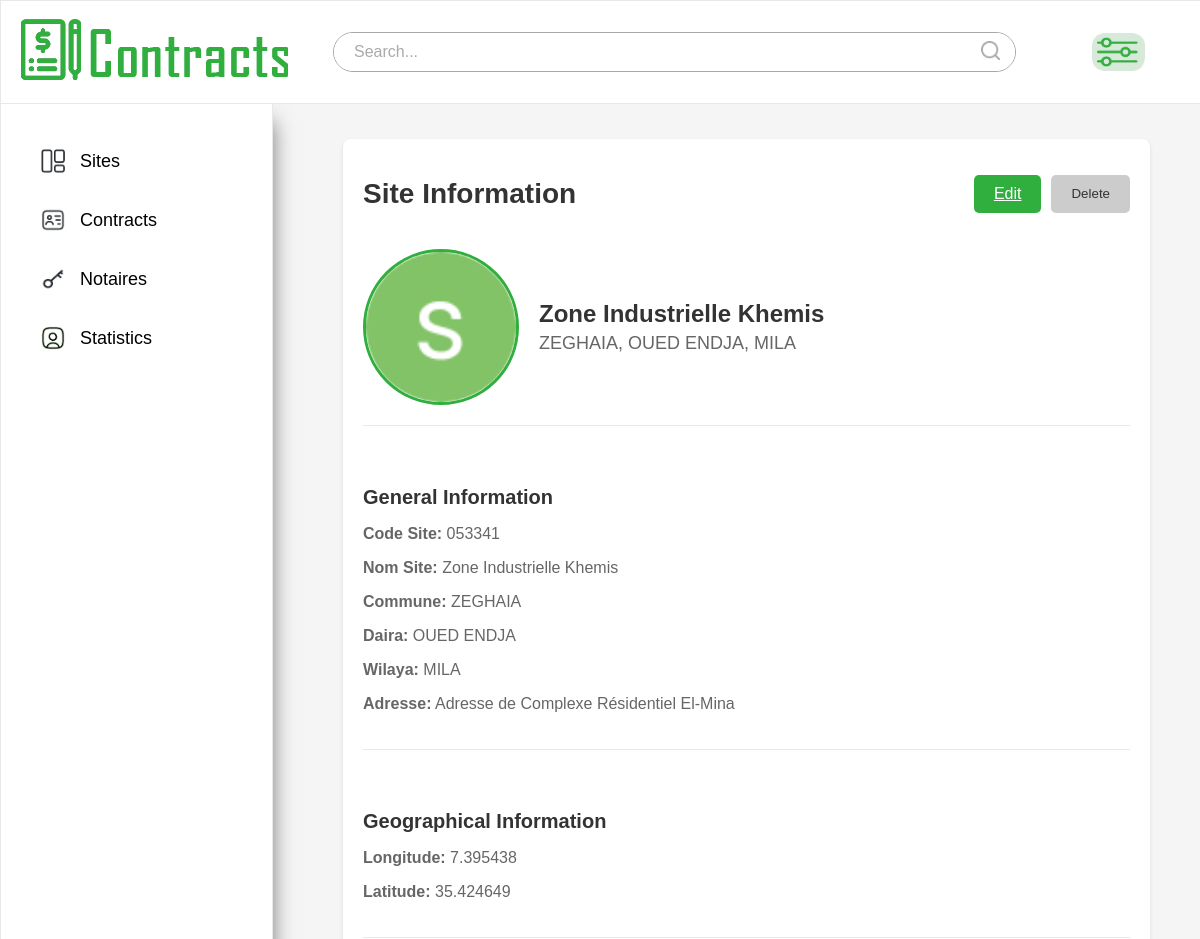
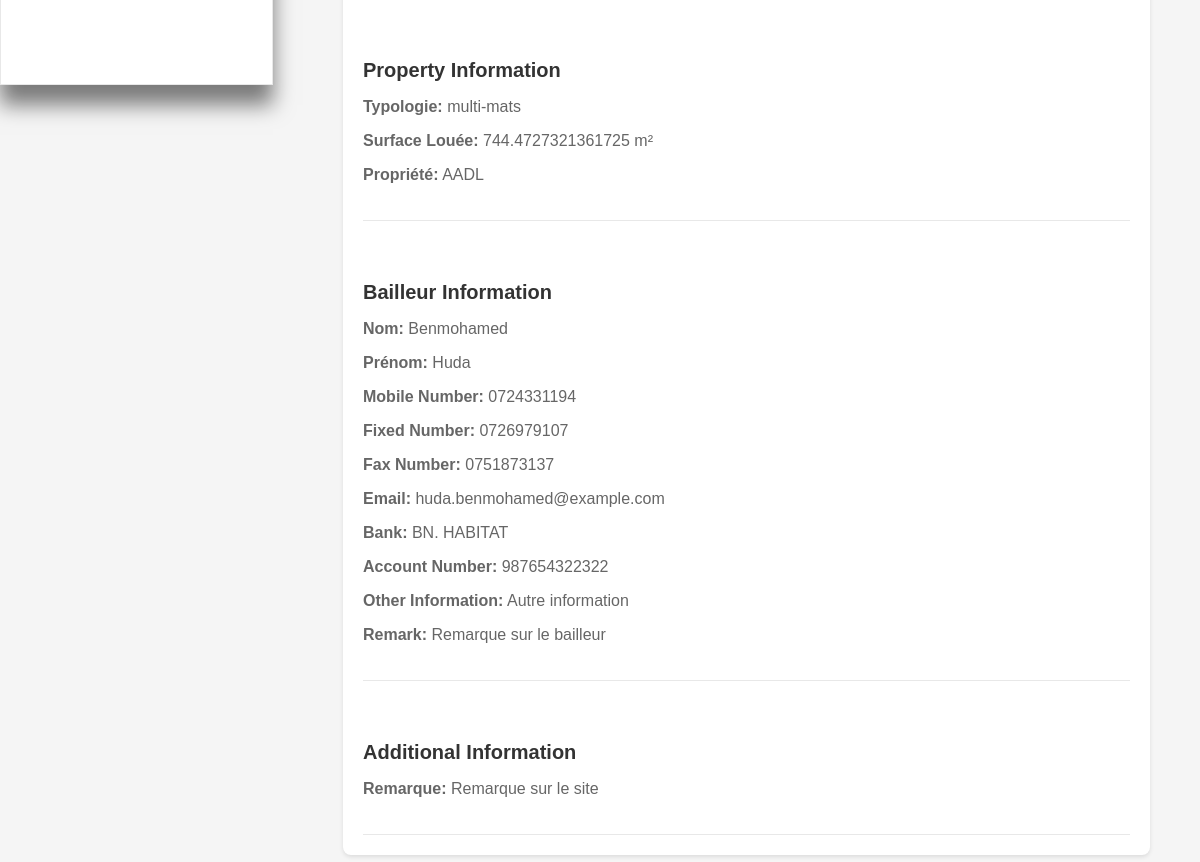
/site/21/, run on the app's committed database (2 pictures, top to bottom).
### app1/models.py (models this page shows, shortened)
class Site(models.Model):
    code_site = models.CharField(max_length=100, unique=True)
    nom_site = models.CharField(max_length=255)
    commune = models.ForeignKey(Commune, on_delete=models.CASCADE)
    daira = models.ForeignKey(Daira, on_delete=models.CASCADE)
    wilaya = models.ForeignKey(Wilaya, on_delete=models.CASCADE)
    longitude = models.FloatField()
    latitude = models.FloatField()
    typologie = models.CharField(max_length=255)
    surface_louee = models.FloatField()
    propriete = models.CharField(max_length=255, choices=PROPRIETE_SITE_CHOICES)
    adresse = models.CharField(max_length=255)
    bailleur = models.ForeignKey(Bailleur, on_delete=models.CASCADE)
    remarque = models.TextField(blank=True, null=True)

class Commune(models.Model):
    name = models.CharField(max_length=100)
    daira = models.ForeignKey(Daira, on_delete=models.CASCADE)
    wilaya = models.ForeignKey(Wilaya, on_delete=models.CASCADE)

class Daira(models.Model):
    name = models.CharField(max_length=100)
    wilaya = models.ForeignKey(Wilaya, on_delete=models.CASCADE)

class Wilaya(models.Model):
    name = models.CharField(max_length=100)

class Bailleur(models.Model):
    nom_bailleur = models.CharField(max_length=255)
    prenom_bailleur = models.CharField(max_length=255)
    num_mobile = models.CharField(max_length=20)
    num_fixe = models.CharField(max_length=20, blank=True, null=True)
    num_fax = models.CharField(max_length=20, blank=True, null=True)
    courriel = models.EmailField()
    banque = models.CharField(max_length=255, choices=[
        ("AGB", "AGB"), ("Algérie Poste (CCP)", "Algérie Poste (CCP)"), ("ASBA", "ASBA"),
        ("B. ABC", "B. ABC"), ("B. EL BARAKA", "B. EL BARAKA"), ("BADR", "BADR"),
        ("BDL", "BDL"), ("BEA", "BEA"), ("BN. HABITAT", "BN. HABITAT"), ("BNA", "BNA"),
        ("BNP PARIS BAS AL DJAZAIR", "BNP PARIS BAS AL DJAZAIR"), ("CNEP", "CNEP"),
        ("CPA", "CPA"), ("FRANSABANK EL DJAZAIR", "FRANSABANK EL DJAZAIR"), ("HBTF", "HBTF"),
        ("HSBC", "HSBC"), ("NATIXIS", "NATIXIS"), ("SOCIETE GENERALE", "SOCIETE GENERALE"),
        ("TBA", "TBA")
    ])
    num_compte = models.CharField(max_length=50, blank=True, null=True)
    autre = models.CharField(max_length=255, blank=True, null=True)
    remarque = models.TextField(blank=True, null=True)

### app1/views.py (the view)
# urls.py: path('site/<int:id>/', views.site_detail, name='site_detail'),
def site_detail(request, id):          #displays site profile
    site = get_object_or_404(Site, id=id)
    return render(request, 'sites/siteprofile2.html', {'site': site})

### app1/templates/sites/siteprofile2.html (shortened to what this page needs)
{% load static %}
<!DOCTYPE html>
<html lang="en">
<head>
    <link rel="stylesheet" href="{% static 'css/tester2.css' %}">
</head>
<body>
    <nav class="navbar">
        <div class="logo">
            <a href="{% url 'sitess' %}"><img src="{% static 'images/company8.png' %}" alt="Logo"></a>
        </div>
        <div class="search-bar">
            <button type="submit"><img src="{% static 'images/search.png' %}" alt="Search"></button>
            <input type="text" placeholder="Search...">
        </div>
        <div class="filter">
            <button type="button" id="filterButton"><img src="{% static 'images/fil5.png' %}" alt="Filter"></button>
        </div>
    </nav>
    <div class="container">
        <aside class="sidebar">
            <ul>
                <li><a href="{% url 'sitess' %}"><img src="{% static 'images/sites.png' %}" alt="Dashboard Default" class="default-img"><img src="{% static 'images/sites5.png' %}" alt="Dashboard Hover" class="hover-img">Sites</a></li>
                <li><a href="{% url 'contrats' %}"><img src="{% static 'images/conts.png' %}" alt="Profile Default" class="default-img"><img src="{% static 'images/conts5.png' %}" alt="Profile Hover" class="hover-img">Contracts</a></li>
                <li><a href="{% url 'notaires' %}"><img src="{% static 'images/not.png' %}" alt="Messages Default" class="default-img"><img src="{% static 'images/not5.png' %}" alt="Messages Hover" class="hover-img">Notaires</a></li>
                <li><a href="{% url 'calculate_statistics' %}"><img src="{% static 'images/sett2.png' %}" alt="Settings Default" class="default-img">Statistics</a></li>
            </ul>
        </aside>
        <main class="main-content">
            <div class="content-container">
                <header class="content-header">
                    <h1>Site Information</h1>
                    <div class="action-buttons">
                        <a href="{% url 'modsitee' site.id %}" class="btn-primary">Edit</a>
                        <button id="createButton" class="btn-secondary">Delete</button>
                    </div>
                </header>
                <section class="section profile-section">
                    <div class="profile-header">
                        <img src="{% static 'images/profile.png' %}" alt="Site Picture" class="profile-picture">
                        <div class="profile-details">
                            <h2>{{ site.nom_site }}</h2>
                            <p>{{ site.commune.name }}, {{ site.daira.name }}, {{ site.wilaya.name }}</p>
                        </div>
                    </div>
                    <div class="profile-info">
                        <h3>General Information</h3>
                        <p><strong>Code Site:</strong> {{ site.code_site }}</p>
                        <p><strong>Nom Site:</strong> {{ site.nom_site }}</p>
                        <p><strong>Commune:</strong> {{ site.commune.name }}</p>
                        <p><strong>Daira:</strong> {{ site.daira.name }}</p>
                        <p><strong>Wilaya:</strong> {{ site.wilaya.name }}</p>
                        <p><strong>Adresse:</strong> {{ site.adresse }}</p>
                    </div>
                    <div class="profile-info">
                        <h3>Geographical Information</h3>
                        <p><strong>Longitude:</strong> {{ site.longitude }}</p>
                        <p><strong>Latitude:</strong> {{ site.latitude }}</p>
                    </div>
                    <div class="profile-info">
                        <h3>Property Information</h3>
                        <p><strong>Typologie:</strong> {{ site.typologie }}</p>
                        <p><strong>Surface Louée:</strong> {{ site.surface_louee }} m²</p>
                        <p><strong>Propriété:</strong> {{ site.propriete }}</p>
                    </div>
                    <div class="profile-info">
                        <h3>Bailleur Information</h3>
                        <p><strong>Nom:</strong> {{ site.bailleur.nom_bailleur }}</p>
                        <p><strong>Prénom:</strong> {{ site.bailleur.prenom_bailleur }}</p>
                        <p><strong>Mobile Number:</strong> {{ site.bailleur.num_mobile }}</p>
                        <p><strong>Fixed Number:</strong> {{ site.bailleur.num_fixe }}</p>
                        <p><strong>Fax Number:</strong> {{ site.bailleur.num_fax }}</p>
                        <p><strong>Email:</strong> {{ site.bailleur.courriel }}</p>
                        <p><strong>Bank:</strong> {{ site.bailleur.banque }}</p>
                        <p><strong>Account Number:</strong> {{ site.bailleur.num_compte }}</p>
                        <p><strong>Other Information:</strong> {{ site.bailleur.autre }}</p>
                        <p><strong>Remark:</strong> {{ site.bailleur.remarque }}</p>
                    </div>
                    <div class="profile-info">
                        <h3>Additional Information</h3>
                        <p><strong>Remarque:</strong> {{ site.remarque }}</p>
                    </div>
                </section>
            </div>
            </div>
</body>
</html>

### app1/static/css/tester2.css (style rules this page uses)
body { margin: 0; background-color: #F5F5F5; font-family: Arial, sans-serif, Poppins; overflow-x: hidden; }
.navbar { width: 100%; height: 102px; background-color: white; display: flex; align-items: center; justify-content: space-between; padding: 0 20px; border: 1px solid #e8e8e8; position: fixed; top: 0; left: 0; z-index: 1000; transition: top 0.3s; }
.logo { font-size: 24px; font-weight: bold; }
.filter { display: flex; align-items: center; justify-content: center; margin: 80px 55px; position: relative; }
.filter button { padding: 10px 20px; border: 1px solid white; border-radius: 20px; background-color: white; cursor: pointer; display: flex; align-items: center; justify-content: center; }
.filter button img { width: 53px; height: 38px; }
.search-bar { flex-grow: 1; max-width: 989px; position: relative; display: flex; align-items: center; border-radius: 20px; border: 1px solid #a7a7a7; background-color: #ffffff; margin-left: 45px; margin-right: 0px; }
.search-bar input { width: 100%; padding: 10px 20px; border: none; border-radius: 20px; font-size: 16px; color: #333; }
.search-bar input::placeholder { color: #aaa; }
.search-bar button { position: absolute; right: 10px; padding: 5px; border: none; background-color: transparent; cursor: pointer; }
.search-bar button img { width: 19px; height: 19px; }
.container { display: flex; margin-top: 102px; }
.sidebar { width: 273px; height: 922px; background-color: white; color: black; padding: 20px; position: fixed; top: 102px; left: 0; overflow-y: auto; border: 1px solid #e8e8e8; box-shadow: 0 20px 20px rgba(0, 0, 0, 0.5); box-sizing: border-box; }
.sidebar ul { list-style-type: none; padding: 0; }
.sidebar ul li { margin: 15px 0; position: relative; }
.sidebar ul li a { color: black; text-decoration: none; font-size: 18px; display: flex; align-items: center; padding: 10px 20px; border-radius: 5px; position: relative; transition: color 0.3s, font-weight 0.3s; gap: 15px; }
.sidebar ul li a img { width: 24px; height: 24px; transition: opacity 0.3s; }
.sidebar ul li a .default-img { opacity: 1; }
.sidebar ul li a::before { content: ""; position: absolute; left: -10px; top: 0; height: 100%; width: 10px; background-color: #30af3f; border-radius: 0 10px 10px 0; opacity: 0; transition: opacity 0.3s; z-index: -1; }
.main-content { margin-left: 293px; padding: 20px; flex-grow: 1; }
.content-container { max-width: 1000px; width: calc(100% - 60px); margin-top: 17px; margin-left: 30px; margin-right: 30px; background-color: #fff; border-radius: 8px; box-shadow: 0 2px 4px rgba(0, 0, 0, 0.1); padding: 20px; box-sizing: border-box; overflow: auto; flex-grow: 1; }
.content-header { display: flex; justify-content: space-between; align-items: center; margin-bottom: 20px; }
.content-header h1 { font-size: 28px; color: #333; }
.action-buttons { display: flex; gap: 10px; }
.action-buttons .btn-primary, .action-buttons .btn-secondary { padding: 10px 20px; border: none; border-radius: 5px; cursor: pointer; }
.action-buttons .btn-primary { background-color: #30af3f; color: #fff; }
.action-buttons .btn-secondary { background-color: #ccc; color: #333; }
.profile-section { display: flex; flex-direction: column; gap: 20px; }
.profile-header { display: flex; align-items: center; gap: 20px; border-bottom: 1px solid #e8e8e8; padding-bottom: 20px; }
.profile-picture { width: 150px; height: 150px; border-radius: 50%; object-fit: cover; border: 3px solid #30af3f; }
.profile-details { display: flex; flex-direction: column; gap: 5px; }
.profile-details h2 { margin: 0; font-size: 24px; color: #333; }
.profile-details p { margin: 0; font-size: 18px; color: #666; }
.profile-info { border-bottom: 1px solid #e8e8e8; padding-bottom: 20px; padding-top: 20px; }
.profile-info h3 { font-size: 20px; color: #333; margin-bottom: 10px; }
.profile-info p { font-size: 16px; color: #666; }

### data on the page
Site: nom_site "Zone Industrielle Khemis", commune.name "ZEGHAIA", daira.name "OUED ENDJA", wilaya.name "MILA", code_site "053341", adresse "Adresse de Complexe Résidentiel El-Mina", longitude "7.395438", latitude "35.424649", typologie "multi-mats", surface_louee "744.4727321361725", propriete "AADL", bailleur.nom_bailleur "Benmohamed", bailleur.prenom_bailleur "Huda", bailleur.num_mobile "0724331194", bailleur.num_fixe "0726979107", bailleur.num_fax "0751873137", bailleur.courriel "huda.benmohamed@example.com", bailleur.banque "BN. HABITAT", bailleur.num_compte "987654322322", bailleur.autre "Autre information", bailleur.remarque "Remarque sur le bailleur", remarque "Remarque sur le site"
